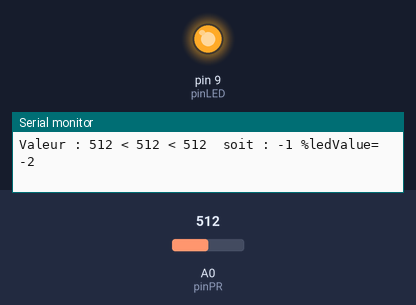
Recording of a sketch running on a simulated Arduino Uno, built with avr-gcc and run on an emulated ATmega328P. Shown: output pins drawn as LEDs (lit = HIGH), the last lines printed to the serial monitor. The inputs (shaded band) are chosen by the test bench; at power-on: A0 (pinPR) = 512.

Above: at 1.2 s.
1.3 s: A0 (pinPR) set to 306
At 1.7 s:
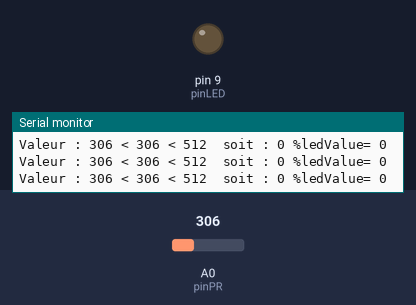
2.8 s: A0 (pinPR) set to 324
At 4.0 s:
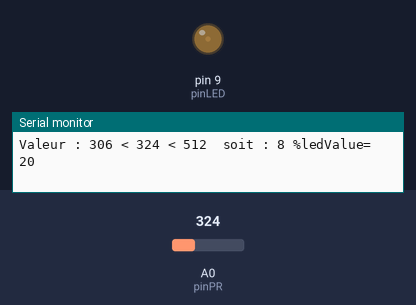
5.8 s: A0 (pinPR) set to 511
At 6.2 s:
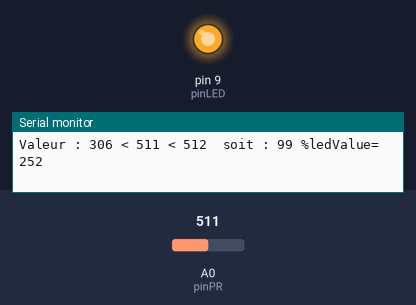
Timing chart, 0 to 8.8 s (numbered marks = the images above; inputs shaded):
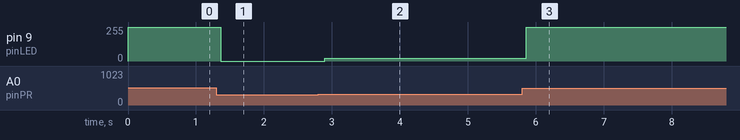

The sketch:

ldr1OK1.ino
```cpp
int pinPR = A0; //pin de connexion pour la photorésistance
int valMin = 1024; // on initialise la valeur minimale au plus haut
int valMax = 0; // et la valeur maximale au plus bas

int pinLED = 9;
int ledValue =0;

void setup()
{
  Serial.begin(9600);
  pinMode (pinLED, OUTPUT); // on indique que la LED est une sortie
}
void loop()
{
  int valeur = analogRead(pinPR); // on lit la valeur transmise par la photorésistance
  if (valeur > valMax) //on compare avec valMax
    valMax = valeur; // on modifie valMax
  if (valeur < valMin) // on compare avec valMin
    valMin = valeur; // on modifie valMin
  int pourcentage = map(valeur, valMin, valMax, 0, 100); //pourcentage entre les bornes
  //Séquence d'affichage
  Serial.print("Valeur : ");
  Serial.print(valMin);
  Serial.print(" < ");
  Serial.print(valeur);
  Serial.print(" < ");
  Serial.print(valMax);
  Serial.print("  soit : ");
  Serial.print(pourcentage);
  Serial.print(" %");

 int ledValue=map(pourcentage, 0, 100,0,255); //fonction de mappage

  Serial.print("ledValue= ");
  Serial.println(ledValue);
  analogWrite(pinLED,ledValue); //on allume la LED
   delay(10);
}
```

Measured:
- after the input at 1.3 s, pin 9 (pinLED): 255/255 → 0/255 after 0.06 s
- after the input at 2.8 s, pin 9 (pinLED): 0/255 → 20/255 after 0.09 s
- after the input at 5.8 s, pin 9 (pinLED): 20/255 → 252/255 after 0.06 s
